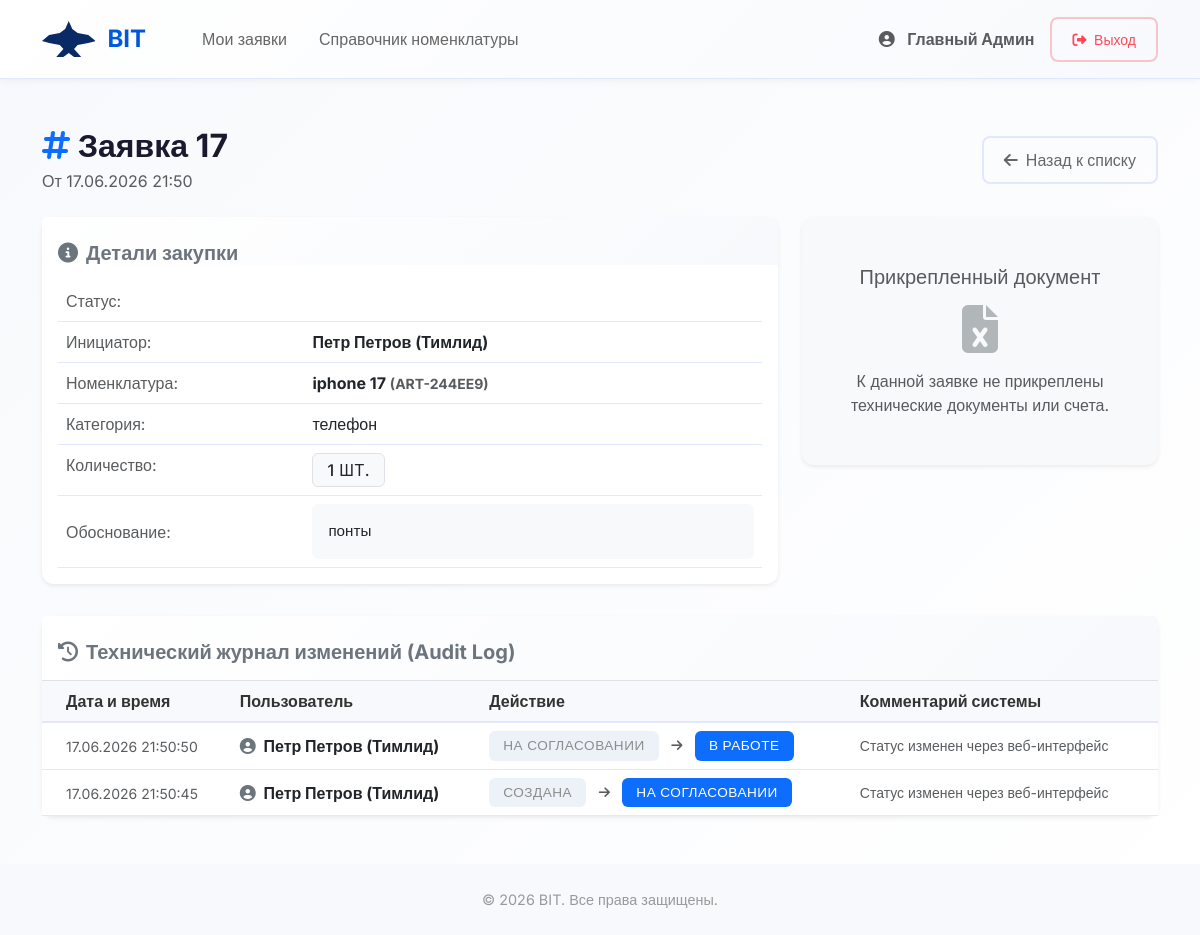
The page /request/17/ (signed in) on the database its author committed.
### purchases/models.py (models this page shows, shortened)
class CustomUser(AbstractUser):
    ROLE_CHOICES = (
        ('initiator', 'Инициатор'),
        ('manager', 'Руководитель'),
        ('purchaser', 'Снабженец'),
    )
    role = models.CharField(
        max_length=20,
        choices=ROLE_CHOICES,
        default='initiator',
        verbose_name='Роль пользователя'
    )
    class Meta:
        verbose_name = 'Пользователь'
        verbose_name_plural = 'Пользователи'

class PurchaseRequest(models.Model):
    STATE_CREATED = 'created'
    STATE_PENDING = 'pending_approval'
    STATE_IN_PROGRESS = 'in_progress'
    STATE_AWAITING_DELIVERY = 'awaiting_delivery'
    STATE_COMPLETED = 'completed'
    STATE_REJECTED = 'rejected'
    STATE_CHOICES = (
        (STATE_CREATED, 'Создана'),
        (STATE_PENDING, 'На согласовании'),
        (STATE_IN_PROGRESS, 'В работе'),
        (STATE_AWAITING_DELIVERY, 'Ожидает доставки'),
        (STATE_COMPLETED, 'Выполнена'),
        (STATE_REJECTED, 'Отклонена'),
    )
    initiator = models.ForeignKey(
        settings.AUTH_USER_MODEL,
        on_delete=models.CASCADE,
        related_name='requests',
        verbose_name='Инициатор'
    )
    item = models.ForeignKey(
        Item,
        on_delete=models.PROTECT,
        verbose_name='Номенклатура'
    )
    quantity = models.PositiveIntegerField(default=1, verbose_name='Количество')
    justification = models.TextField(verbose_name='Обоснование необходимости')
    attached_file = models.FileField(
        upload_to='requests_files/',
        blank=True,
        null=True,
        verbose_name="Прикрепленный документ (счет, ТЗ)"
    )
    created_at = models.DateTimeField(auto_now_add=True, verbose_name='Дата создания')
    updated_at = models.DateTimeField(auto_now=True, verbose_name='Дата обновления')
    status = FSMField(
        default=STATE_CREATED,
        choices=STATE_CHOICES,
        verbose_name='Текущий статус'
    )
    class Meta:
        verbose_name = 'Заявка на закупку'
        verbose_name_plural = 'Заявки на закупку'

class Item(models.Model):
    name = models.CharField(max_length=255, verbose_name='Наименование')
    sku = models.CharField(max_length=50, unique=True, verbose_name='Артикул', blank=True)
    category = models.CharField(max_length=100, verbose_name='Категория')
    estimated_price = models.DecimalField(
        max_digits=10,
        decimal_places=2,
        verbose_name='Ориентировочная цена',
        null=True,
        blank=True
    )
    class Meta:
        verbose_name = 'Номенклатура'
        verbose_name_plural = 'Справочник номенклатуры'

class RequestHistory(models.Model):
    purchase_request = models.ForeignKey(
        PurchaseRequest,
        on_delete=models.CASCADE,
        related_name='history',
        verbose_name='Заявка'
    )
    changed_by = models.ForeignKey(
        settings.AUTH_USER_MODEL,
        on_delete=models.SET_NULL,
        null=True,
        verbose_name='Кто изменил'
    )
    old_status = models.CharField(max_length=50, verbose_name='Старый статус')
    new_status = models.CharField(max_length=50, verbose_name='Новый статус')
    comment = models.TextField(blank=True, verbose_name='Комментарий к изменению')
    timestamp = models.DateTimeField(auto_now_add=True, verbose_name='Время изменения')
    class Meta:
        ordering = ['-timestamp']
        verbose_name = 'Запись истории'
        verbose_name_plural = 'История изменений'

### purchases/views.py (the view)
# urls.py: path('request/<int:pk>/', views.RequestDetailView.as_view(), name='request_detail'),
class RequestDetailView(LoginRequiredMixin, DetailView):
    model = PurchaseRequest
    template_name = 'purchases/request_detail.html'
    context_object_name = 'req'
    def get_context_data(self, **kwargs):
        context = super().get_context_data(**kwargs)
        context['history'] = self.object.history.all().select_related('changed_by')
        return context

### purchases/templates/purchases/request_detail.html (shortened to what this page needs)
{% extends "base.html" %}
{% block content %}
<div class="d-flex justify-content-between align-items-center mb-4">
    <div>
        <h2 class="mb-0 fw-bold">
            <i class="fas fa-hashtag text-primary me-2"></i>Заявка {{ req.id }}
        </h2>
        <p class="text-muted mt-1 mb-0">От {{ req.created_at|date:"d.m.Y H:i" }}</p>
    </div>
    <a href="{% url 'request_list' %}" class="btn btn-outline-secondary">
        <i class="fas fa-arrow-left me-2"></i>Назад к списку
    </a>
</div>
<div class="row">
    <div class="col-lg-8 mb-4">
        <div class="card shadow-sm border-0 h-100">
            <div class="card-header bg-white border-bottom-0 pt-4 pb-0">
                <h5 class="fw-bold text-secondary mb-0"><i class="fas fa-info-circle me-2"></i>Детали закупки</h5>
            </div>
            <div class="card-body">
                <table class="table table-borderless mb-0">
                    <tbody>
                        <tr>
                            <td class="text-muted" style="width: 35%;">Статус:</td>
                            <td></td>
                        </tr>
                        <tr>
                            <td class="text-muted">Инициатор:</td>
                            <td class="fw-bold">{{ req.initiator.get_full_name|default:req.initiator.username }}</td>
                        </tr>
                        <tr>
                            <td class="text-muted">Номенклатура:</td>
                            <td class="fw-bold text-dark">{{ req.item.name }} <span class="text-muted small">({{ req.item.sku }})</span></td>
                        </tr>
                        <tr>
                            <td class="text-muted">Категория:</td>
                            <td>{{ req.item.category }}</td>
                        </tr>
                        <tr>
                            <td class="text-muted">Количество:</td>
                            <td><span class="badge bg-light text-dark border fs-6">{{ req.quantity }} шт.</span></td>
                        </tr>
                        <tr>
                            <td class="text-muted align-middle">Обоснование:</td>
                            <td>
                                <div class="p-3 bg-light rounded text-dark" style="font-size: 0.95rem;">
                                    {{ req.justification|linebreaksbr }}
                                </div>
                            </td>
                        </tr>
                    </tbody>
                </table>
            </div>
        </div>
    </div>
    <div class="col-lg-4 mb-4">
        <div class="card shadow-sm border-0 mb-4" style="background-color: #f8f9fa;">
            <div class="card-body text-center py-5">
                <h5 class="text-muted mb-3">Прикрепленный документ</h5>
                {% if req.attached_file %}
                    <i class="fas fa-file-pdf text-danger mb-3" style="font-size: 3rem;"></i>
                    <h6 class="text-truncate mb-4 px-2" title="{{ req.attached_file.name }}">{{ req.attached_file.name }}</h6>
                    <a href="{{ req.attached_file.url }}" target="_blank" class="btn btn-success w-100">
                        <i class="fas fa-download me-2"></i>Скачать документ
                    </a>
                {% else %}
                    <i class="fas fa-file-excel text-secondary mb-3 opacity-50" style="font-size: 3rem;"></i>
                    <p class="text-muted mb-0">К данной заявке не прикреплены технические документы или счета.</p>
                {% endif %}
            </div>
        </div>
    </div>
</div>
<div class="card shadow-sm border-0 mt-2">
    <div class="card-header bg-white pt-4 pb-3 border-bottom">
        <h5 class="fw-bold text-secondary mb-0"><i class="fas fa-history me-2"></i>Технический журнал изменений (Audit Log)</h5>
    </div>
    <div class="card-body p-0">
        <div class="table-responsive">
            <table class="table table-hover align-middle mb-0">
                <thead class="table-light">
                    <tr>
                        <th class="ps-4">Дата и время</th>
                        <th>Пользователь</th>
                        <th>Действие</th>
                        <th>Комментарий системы</th>
                    </tr>
                </thead>
                <tbody>
                    {% for record in history %}
                    <tr>
                        <td class="ps-4 text-muted"><small>{{ record.timestamp|date:"d.m.Y H:i:s" }}</small></td>
                        <td class="fw-bold">
                            <i class="fas fa-user-circle text-secondary me-1"></i>
                            {{ record.changed_by.get_full_name|default:record.changed_by.username }}
                        </td>
                        <td>
                            <span class="badge bg-secondary opacity-75">{{ record.old_status }}</span>
                            <i class="fas fa-arrow-right mx-2 text-muted" style="font-size: 0.8rem;"></i>
                            <span class="badge bg-primary">{{ record.new_status }}</span>
                        </td>
                        <td class="text-muted small">{{ record.comment }}</td>
                    </tr>
                    {% empty %}
                    <tr>
                        <td colspan="4" class="text-center py-4 text-muted">
                            <i class="fas fa-info-circle me-2"></i>История изменений пуста (заявка только создана)
                        </td>
                    </tr>
                    {% endfor %}
                </tbody>
            </table>
        </div>
    </div>
</div>
{% endblock %}

### purchases/templates/base.html (shortened to what this page needs)
{% load static %}
<!DOCTYPE html>
<html lang="ru">
<head>
    <link href="https://cdn.jsdelivr.net/npm/bootstrap@5.3.0/dist/css/bootstrap.min.css" rel="stylesheet">
    <link rel="stylesheet" href="https://cdnjs.cloudflare.com/ajax/libs/font-awesome/6.4.0/css/all.min.css">
    <link rel="stylesheet" href="{% static 'css/style.css' %}">
</head>
<body>
    <nav class="navbar navbar-expand-lg navbar-light">
        <div class="container-lg">
            <a class="navbar-brand d-flex align-items-center" href="{% url 'request_list' %}">
                BIT
            </a>
            <div class="collapse navbar-collapse" id="navbarNav">
                <ul class="navbar-nav me-auto mb-2 mb-lg-0 ms-4">
                    <li class="nav-item">
                        <a class="nav-link" href="{% url 'request_list' %}">Мои заявки</a>
                    </li>
                    <li class="nav-item">
                        <a class="nav-link" href="{% url 'catalog' %}">Справочник номенклатуры</a>
                    </li>
                </ul>
                <div class="ms-auto d-flex align-items-center gap-3">
                    {% if user.is_authenticated %}
                        <div class="d-flex align-items-center gap-3">
                            <span class="text-muted">
                                <i class="fas fa-user-circle me-2"></i>
                                <strong>{{ user.get_full_name }}</strong>
                            </span>
                            <form action="{% url 'logout' %}" method="post" class="m-0">
                                <button type="submit" class="btn btn-sm btn-outline-danger" title="Выйти">
                                    <i class="fas fa-sign-out-alt me-1"></i>
                                    Выход
                                </button>
                            </form>
                        </div>
                    {% endif %}
                </div>
            </div>
        </div>
    </nav>
    <div class="container-lg my-5">
        {% block content %}{% endblock %}
    </div>
    <footer class="mt-5 py-4 border-top border-light" style="background: var(--bg-light); color: #999; font-size: 0.9rem;">
        <div class="container-lg text-center">
            <p class="mb-0">&copy; 2026 BIT. Все права защищены.</p>
        </div>
    </footer>
</body>
</html>

### purchases/static/css/style.css (style rules this page uses)
.btn { position: relative; overflow: hidden; }
.btn::after { content: ''; position: absolute; top: 50%; left: 50%; width: 0; height: 0; border-radius: 50%; background: rgba(255, 255, 255, 0.5); transform: translate(-50%, -50%); transition: width 0.6s, height 0.6s; }
.table tbody tr { animation: fadeIn 0.3s ease-in; }
.table thead { position: sticky; top: 0; }
.badge { text-transform: uppercase; letter-spacing: 0.5px; font-size: 0.75rem; }
.card { animation: fadeIn 0.5s ease-in; }
.navbar { animation: slideInLeft 0.3s ease-out; }

### purchases/templates/base.html (style rules this page uses)
* { font-family: 'Inter', sans-serif; }
:root { --primary: #0066ff; --primary-light: #e6f0ff; --success: #00b896; --danger: #ff4757; --warning: #ffa502; --bg-light: #f7f9fc; --border-color: #e0e7ff; }
body { background: linear-gradient(135deg, var(--bg-light) 0%, #ffffff 100%); color: #1a1a2e; min-height: 100vh; }
.navbar { background: linear-gradient(135deg, #ffffff 0%, #f7f9fc 100%); border-bottom: 1px solid var(--border-color); box-shadow: 0 2px 8px rgba(0, 0, 0, 0.05); padding: 1rem 0; }
.navbar-brand { font-weight: 700; font-size: 1.5rem; background: linear-gradient(135deg, var(--primary) 0%, #0052cc 100%); -webkit-background-clip: text; -webkit-text-fill-color: transparent; background-clip: text; }
.nav-link { font-weight: 500; color: #666 !important; transition: all 0.3s ease; margin: 0 0.5rem; }
.card { border: 1px solid var(--border-color); border-radius: 12px; box-shadow: 0 2px 12px rgba(0, 0, 0, 0.08); transition: all 0.3s ease; }
.card-header { border-bottom: 1px solid var(--border-color); background: linear-gradient(135deg, #ffffff 0%, var(--bg-light) 100%); font-weight: 600; font-size: 1.1rem; }
.btn { border-radius: 8px; font-weight: 500; padding: 0.625rem 1.25rem; transition: all 0.3s ease; border: none; }
.btn-outline-secondary { color: #666; border: 2px solid var(--border-color); }
.btn-outline-danger { color: #ff4757; border: 2px solid rgba(255, 71, 87, 0.3); }
.badge { padding: 0.5rem 0.875rem; border-radius: 6px; font-weight: 500; font-size: 0.85rem; }
.bg-secondary { background-color: #e8eef7 !important; color: #666 !important; }
.table { margin-bottom: 0; }
.table thead th { border-bottom: 2px solid var(--border-color); font-weight: 600; color: #333; background: var(--bg-light); }
.table tbody tr { border-bottom: 1px solid var(--border-color); transition: all 0.2s ease; }

### rows shown on the page
CustomUser: get_full_name "Главный Админ"
PurchaseRequest: id "17", created_at "17.06.2026 21:50", initiator.get_full_name "Петр Петров (Тимлид)", item.name "iphone 17", item.sku "ART-244EE9", item.category "телефон", quantity "1", justification "понты"
RequestHistory: timestamp "17.06.2026 21:50:50", changed_by.get_full_name "Петр Петров (Тимлид)", old_status "НА СОГЛАСОВАНИИ", new_status "В РАБОТЕ", comment "Статус изменен через веб-интерфейс"
RequestHistory: timestamp "17.06.2026 21:50:45", changed_by.get_full_name "Петр Петров (Тимлид)", old_status "СОЗДАНА", new_status "НА СОГЛАСОВАНИИ", comment "Статус изменен через веб-интерфейс"
